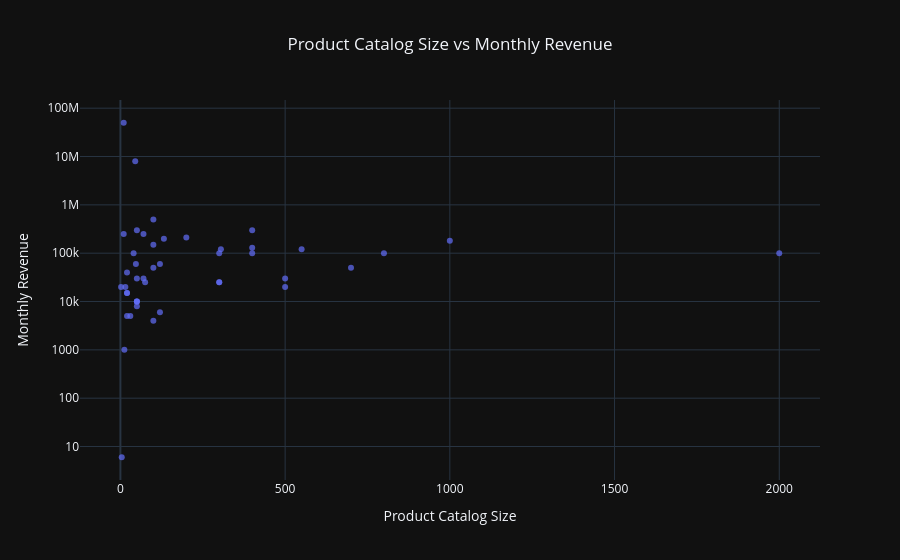

The code cell stored with this chart in its notebook:
### Code cell
revenue_data = closed_deals_clean[
    ["declared_product_catalog_size", "declared_monthly_revenue"]
].dropna()
fig = px.scatter(
    revenue_data,
    x="declared_product_catalog_size",
    y="declared_monthly_revenue",
    title="Product Catalog Size vs Monthly Revenue",
    labels={
        "declared_product_catalog_size": "Product Catalog Size",
        "declared_monthly_revenue": "Monthly Revenue"
    },
    opacity=0.7,
    hover_data={
        "declared_product_catalog_size": True,
        "declared_monthly_revenue": ":,.2f"
    }
)
fig.update_yaxes(type="log")
fig.update_layout(
    template="plotly_dark",
    title_x=0.5
)
fig.show()

### Figure 1 — Plotly figure (JSON) as saved in the notebook; plotly's stock layout.template omitted (floating-point values rounded to 4 significant figures)
{"data": [{"hovertemplate": "Product Catalog Size=%{x}<br>Monthly Revenue=%{y:,.2f}<extra></extra>", "legendgroup": "", "marker": {"color": "#636efa", "opacity": 0.7, "symbol": "circle"}, "mode": "markers", "name": "", "orientation": "v", "showlegend": false, "type": "scatter", "x": [2000.0, 80.0, 15.0, 120.0, 1000.0, 50.0, 4.0, 50.0, 400.0, 800.0, 5.0, 100.0, 50.0, 300.0, 1000.0, 10.0, 40.0, 500.0, 4.0, 100.0, 200.0, 20.0, 400.0, 100.0, 500.0, 20.0, 100.0, 1.0, 200.0, 70.0, 45.0, 20.0, 22.0, 15.0, 40.0, 300.0, 30.0, 85.0, 75.0, 70.0, 100.0, 30.0, 10.0, 600.0, 50.0, 300.0, 50.0, 400.0, 47.0, 12.0, 120.0, 50.0, 20.0, 1000.0, 700.0, 100.0, 100.0, 400.0, 1200.0, 100.0, 2.0, 550.0, 50.0, 300.0, 100.0, 305.0, 300.0, 10.0, 132.0], "xaxis": "x", "y": [100000.0, 0.0, 20000.0, 6000.0, 180000.0, 30000.0, 6.0, 0.0, 100000.0, 100000.0, 0.0, 150000.0, 10000.0, 25000.0, 0.0, 50000000.0, 100000.0, 30000.0, 0.0, 0.0, 210000.0, 15000.0, 0.0, 0.0, 20000.0, 15000.0, 0.0, 0.0, 0.0, 250000.0, 8000000.0, 40000.0, 0.0, 0.0, 0.0, 100000.0, 5000.0, 0.0, 25000.0, 30000.0, 4000.0, 0.0, 0.0, 0.0, 10000.0, 0.0, 300000.0, 300000.0, 60000.0, 1000.0, 60000.0, 10000.0, 5000.0, 0.0, 50000.0, 0.0, 500000.0, 130000.0, 0.0, 0.0, 20000.0, 120000.0, 8000.0, 25000.0, 50000.0, 120000.0, 0.0, 250000.0, 200000.0], "yaxis": "y"}], "layout": {"legend": {"tracegroupgap": 0}, "title": {"text": "Product Catalog Size vs Monthly Revenue", "x": 0.5}, "xaxis": {"anchor": "y", "domain": [0, 1], "title": {"text": "Product Catalog Size"}}, "yaxis": {"anchor": "x", "domain": [0, 1], "title": {"text": "Monthly Revenue"}, "type": "log"}}}
